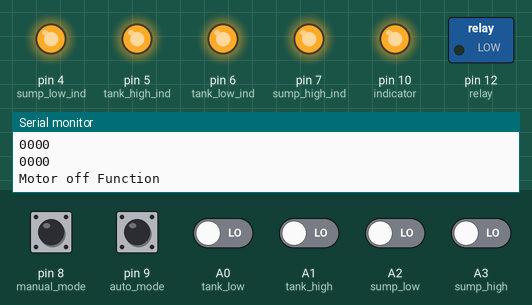
Recording of a sketch running on a simulated Arduino Uno, built with avr-gcc and run on an emulated ATmega328P. Shown: switched loads named in the sketch (green lamp = pin HIGH), output pins drawn as LEDs (lit = HIGH), the last lines printed to the serial monitor. The inputs (shaded band) are chosen by the test bench; at power-on: A0 (tank_low), A1 (tank_high), A2 (sump_low), A3 (sump_high), pin 8 (manual_mode), pin 9 (auto_mode) LOW.

Above: at 4.8 s.
4.9 s: pin 8 (manual_mode) pulled HIGH for 2.35 s
At 6.3 s:
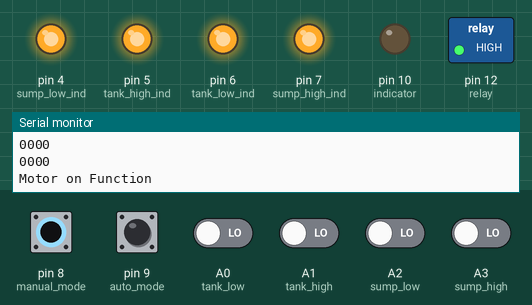
9.5 s: A0 (tank_low) driven HIGH
At 10.6 s:
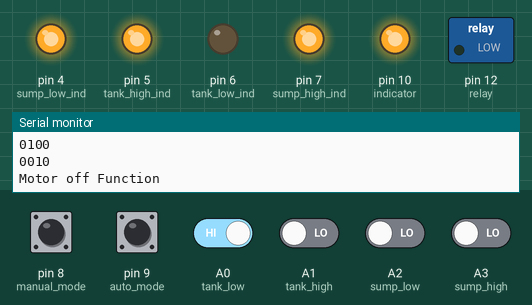
12.2 s: A1 (tank_high) driven HIGH
At 14.9 s:
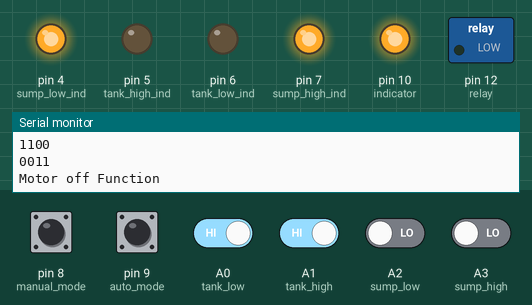
15.5 s: A2 (sump_low) driven HIGH
At 16.5 s:
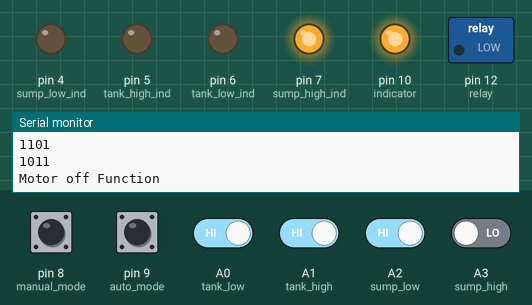
18.2 s: A3 (sump_high) driven HIGH
At 20.8 s:
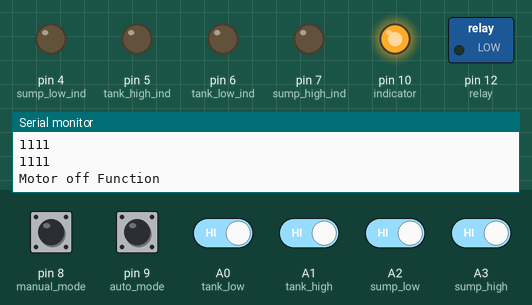
21.5 s: A1 (tank_high) driven LOW
At 22.4 s:
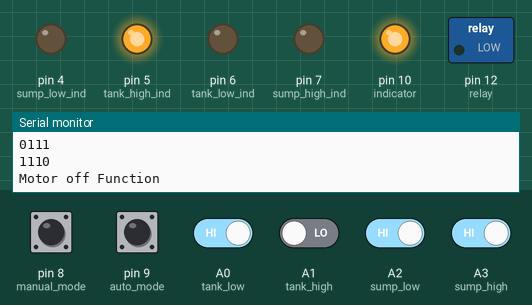
Timing chart, 0 to 24.5 s (numbered marks = the images above; inputs shaded):
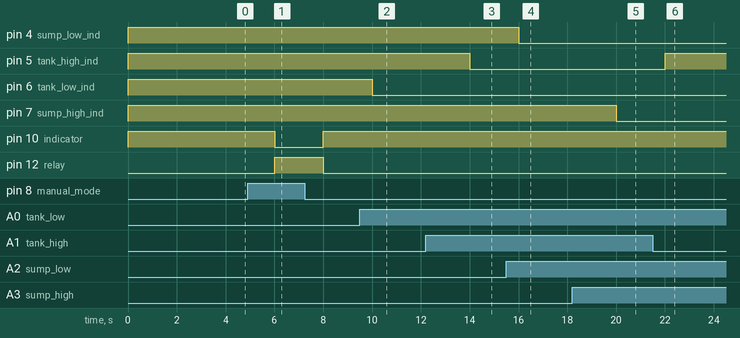

The sketch:

AUTOMATIC_WATER_LEVEL_CONTROLLER.ino
```cpp
//================================pin declaration ================================
const int
tank_high_ind=5,
tank_low_ind=6,
sump_high_ind=7,
sump_low_ind=4,
manual_mode=8,
auto_mode=9,
indicator=10,
relay=12,
tank_low=A0,
tank_high=A1,
sump_low=A2,
sump_high=A3;

int manual_buttonstate,auto_buttonstate,flag=0,data;


void setup()
 {
  //Tank Inputs
  pinMode(tank_low,INPUT);
  pinMode(tank_high,INPUT);
  //Sump Inputs
  pinMode(sump_low,INPUT);
  pinMode(sump_high,INPUT);
  //Manual / Auto mode
  pinMode(manual_mode,INPUT);
  pinMode(auto_mode,INPUT);
  //Tank level indicators
  pinMode(tank_high_ind,OUTPUT);
  pinMode(tank_low_ind,OUTPUT);
  //Sump Level indicators
  pinMode(sump_high_ind,OUTPUT);
  pinMode(sump_low_ind,OUTPUT);
  //Relay
  pinMode(relay,OUTPUT);
  //motor status
  pinMode(indicator,OUTPUT);
  Serial.begin(9600);


  }

void loop()
 {

  manual_buttonstate=digitalRead(manual_mode);
  auto_buttonstate=digitalRead(auto_mode);

  //Manual Mode
  if(manual_buttonstate==HIGH )
  {
    Serial.println("MANUAL MODE");
    level();
    motor_on();
  }
  //Automatic Mode
  if(auto_buttonstate==HIGH )
  {
      Serial.println("AUTO MODE");
      data = level();
      Serial.println("Condition data");
      Serial.println(data);
      if(data ==1 || data == 11 || data == 101 || data ==111)
      {
        if(data == 111 && flag == 1)
        {
          motor_on();
          Serial.println("SPL CASE AUTOMATIC");
        }
        else
        {
        if(data ==1 || data == 11 || data == 101 )
          {
            Serial.println("Automatic Mode Normal case");
            motor_on();
            flag=1;
           }
          else
          {
            Serial.println("Automatic mode normal case stop");
            motor_off(1);
          }
        }
      }

      else
      {
        //Sensor failure
      if  ( data ==10 || data == 1010|| data == 1000 || data ==110 || data ==1001 || data ==1011 || data ==1110 )
      {
        Serial.println("Sensor failure");
        motor_off(0);
      }
      //0 || 100 || 1100 || 1101 || 1111
        else
      {
        if(data== 1111)
        {
          Serial.println("motor off spl case");
          motor_off(1);
          flag=0;
        }
        else
        {
          motor_off(1);
          Serial.println("motor off");

        }
      }
     }
   }


  // Sleep
  if(auto_buttonstate==LOW && manual_buttonstate==LOW)
  {
    Serial.println("Sleep Mode");
    level();
    motor_off(1);
  }


  delay(2000);


}


//To turn on motor
void motor_on()
{
    Serial.println("Motor on Function");
    digitalWrite(relay,HIGH);
    digitalWrite(indicator,LOW);

}

//To turn off motor if flag is 0 sensor error ,if flag is 1 default function

void motor_off(int flag)
{


    if(flag)
    {
    Serial.println("Motor off Function");
    digitalWrite(indicator,HIGH);
    digitalWrite(relay,LOW);
    }
    else
    {
      Serial.println("Motor off  due to sensor fault");
      digitalWrite(relay,LOW);
      bli();
    }
}

//routine to see water level
int level()
{
  Serial.println("Level");
  int condition[4];
  bool tank_low_dat=0,tank_high_dat=0,sump_low_dat=0,sump_high_dat=0;
  int x=10,data=0;


  tank_low_dat=digitalRead(tank_low);
  tank_high_dat=digitalRead(tank_high);
  sump_low_dat=digitalRead(sump_low);
  sump_high_dat=digitalRead(sump_high);


  digitalWrite(tank_high_ind,!(tank_high_dat));
  digitalWrite(tank_low_ind,!(tank_low_dat));
  digitalWrite(sump_high_ind,!(sump_high_dat));
  digitalWrite(sump_low_ind,!(sump_low_dat));


  Serial.print(tank_high_dat);
  Serial.print(tank_low_dat);
  Serial.print(sump_high_dat);
  Serial.print(sump_low_dat);

  Serial.println("");


  condition[3]=tank_high_dat;
  condition[2]=tank_low_dat;
  condition[1]=sump_high_dat;
  condition[0]=sump_low_dat;

  for( int i=0;i<=3;i++)
  {
    Serial.print(condition[i]);
  }

  Serial.println("");


  //To convert array to a integer

    for(int j=0;j<=3;j++)
    {
        if(j==0){
            data=condition[j];

        }
        else{
          data=data+(x*condition[j]);
          x=x*10;
        }

    }


    return data;

}

//Blink program
void bli()
{
  Serial.println("Blink");
  int i;
  for (i=0;i<=5;i++)
  {
  digitalWrite(indicator, LOW);
  delay(500);
  digitalWrite(indicator, HIGH);
  delay(500);
  }

}
```

Measured:
- after the input at 4.9 s, pin 10 (indicator): HIGH → LOW after 1.1 s, → HIGH 2.0 s later; pin 12 (relay): LOW → HIGH after 1.1 s, → LOW 2.0 s later
- after the input at 9.5 s, pin 6 (tank_low_ind): HIGH → LOW after 0.51 s
- after the input at 12.2 s, pin 5 (tank_high_ind): HIGH → LOW after 1.8 s
- after the input at 15.5 s, pin 4 (sump_low_ind): HIGH → LOW after 0.51 s
- after the input at 18.2 s, pin 7 (sump_high_ind): HIGH → LOW after 1.8 s
- after the input at 21.5 s, pin 5 (tank_high_ind): LOW → HIGH after 0.51 s
